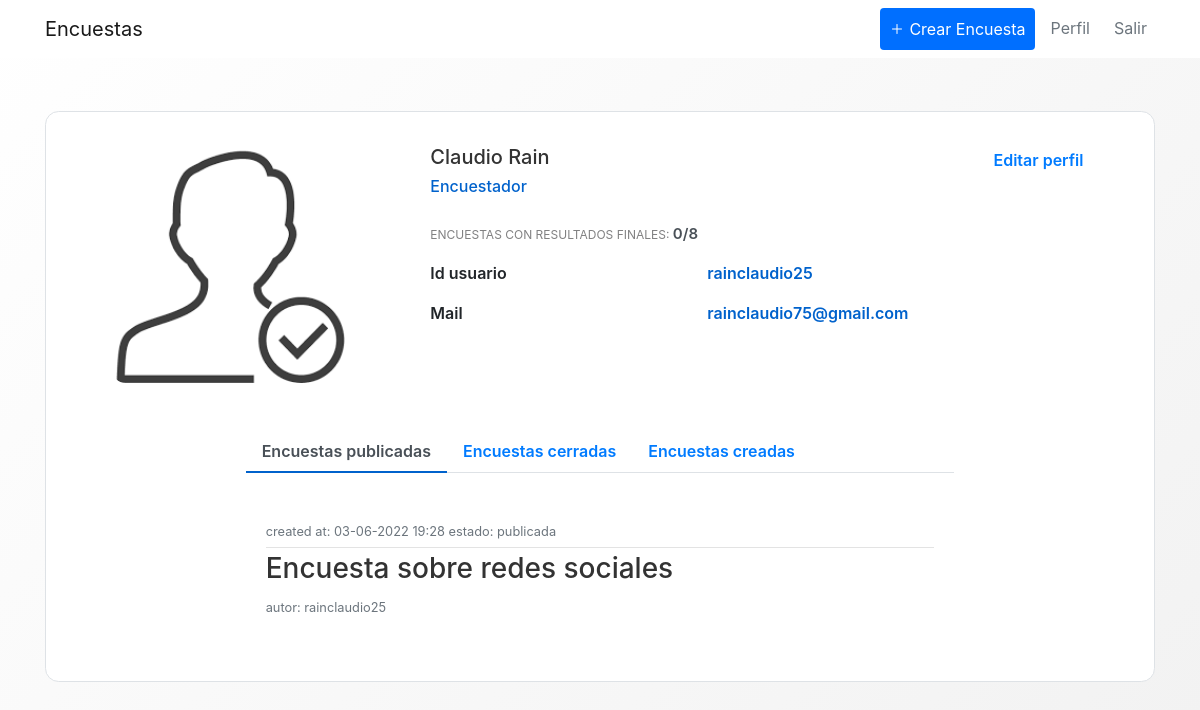
The app's page /profile (signed in) with its own data.
### encuestas/models.py (models this page shows, shortened)
class User(db.Model,UserMixin):
    id = db.Column(db.Integer, primary_key=True)
    username = db.Column(db.String(20), unique=True, nullable=False)
    name = db.Column(db.String(20), nullable=False)
    email = db.Column(db.String(120), unique=True, nullable=False)
    image_file = db.Column(db.String(20), nullable=False, default='default.jpg')
    password = db.Column(db.String(60), nullable=False)
    posts = db.relationship('Post', backref='author', lazy=True)
    tipo = db.Column(db.String(20), nullable=False)
    visible_inf = db.Column(db.String(20), nullable=False, default=True)

class Encuesta(db.Model):
    id = db.Column(db.Integer, primary_key = True)
    title = db.Column(db.String(100),nullable = False)
    description = db.Column(db.String(1000), nullable = False)
    image_file = db.Column(db.String(20), nullable=False, default='default.jpg')
    date_created = db.Column(db.DateTime, nullable = False, default = datetime.utcnow)
    date_posted = db.Column(db.DateTime, default = datetime.utcnow)
    user_id = db.Column(db.Integer, db.ForeignKey('user.id'),nullable = False)
    preguntas = db.relationship('Pregunta', backref = 'content', lazy = True)
    estado =  db.Column(db.String(100), default = "creada")

### encuestas/routes.py (the view)
@app.route("/profile", methods=['GET', 'POST'])
@login_required
def profile():
    form = updatePerfil()
    respuesta = Respuesta.query.filter_by(id_usuario = current_user.username)
    if form.validate_on_submit():
        if form.picture.data:
            picture_file = guardarfoto(form.picture.data)
            current_user.image_file = picture_file
        current_user.name = form.name.data
        current_user.email = form.email.data
        current_user.visible_inf = form.visible.data
        db.session.commit()
        flash('Tus datos han sido actualizados', 'success')
        return redirect(url_for('profile'))
    elif request.method == 'GET':
        form.name.data = current_user.name
        form.email.data = current_user.email
    lista_query= []
    encuest = {}
    for i in respuesta:
        datet =  i.date
        encuest[i.date.strftime("%d/%m/%Y %H:%M:%S")] = i.id_encuesta
        encRESP = Encuesta.query.filter_by(id = i.id_encuesta )
    for i in encuest:
        print(encuest[i])
        lista_query.append(Encuesta.query.filter_by(id = encuest[i]  ))
    if len(lista_query) ==0:
        lista_query = 0
    encPUBLIC = Encuesta.query.filter_by(user_id = current_user.username,estado = "publicada" )
    encCREATE = Encuesta.query.filter_by(user_id = current_user.username,estado = "creada" )
    encCLOSED = Encuesta.query.filter_by(user_id = current_user.username,estado = "cerrada" )
    TOTAL=len(encuest)
    TOTALC=0
    tipo = False
    perfil_usuario =  'profile_encuestado.html'
    if current_user.tipo == '1':
        tipo = True
        perfil_usuario =  'profile_encuestador.html'
        for i in encPUBLIC:
            TOTAL=TOTAL+1
        for i in encCREATE:
            TOTAL=TOTAL+1
        for i in encCLOSED:
            TOTALC=TOTALC+1
    image_file = url_for('static', filename= 'profile_pics/' + current_user.image_file)
    return render_template(perfil_usuario, title='Profile', image_file=image_file , encPUBLIC = encPUBLIC, form = form, encCREATE=encCREATE, encCLOSED=encCLOSED, TOTAL =TOTAL+TOTALC, TOTALC  =  TOTALC, tipo=tipo, lista_query=lista_query)

### encuestas/forms.py (shortened to what this page needs)
class updatePerfil(FlaskForm):
    name = StringField('Nombre',
                           validators=[DataRequired(), Length(min=2, max=20)])
    email = StringField('Email',
                        validators=[DataRequired(), Email()])
    submit = SubmitField('Actualiza tu información')
    picture = FileField('Actualiza foto de perfil', validators=[FileAllowed(['jpg','png'])])
    visible = BooleanField('Sí, quiero mi información visible en el perfil', default=True)

### encuestas/models.py (called while the page is built)
@login_manager_.user_loader
def load_user(user_id):
    return User.query.get(int(user_id))

### encuestas/templates/profile_encuestador.html (shortened to what this page needs)
{% extends "layout.html" %}
{% block content %}
<link href="//maxcdn.bootstrapcdn.com/bootstrap/4.1.1/css/bootstrap.min.css" rel="stylesheet" id="bootstrap-css">
<div class="container emp-profile border">
                <div class="row">
                    <div class="col-md-4">
                        <div class="profile-img  rounded-circle ">
                            <img src = "{{image_file}}" alt=""/>
                        </div>
                    </div>
                    <div class="col-md-6">
                        <div class="profile-head">
                                    <h5>
                                        {{current_user.name}}
                                    </h5>
                                    <h6>
                                        {% if tipo %}
                                            Encuestador
                                        {%    else %}
                                            Encuestado
                                        {%    endif %}
                                    </h6>
                                    <p class="proile-rating">ENCUESTAS CON RESULTADOS FINALES: <span>{{TOTALC}}/{{TOTAL}}</span></p>
                                    <div class="tab-content profile-tab" id="myTabContent">
                                        {% if current_user.visible_inf == '1' %}
                                        <div class="tab-pane fade show active" id="home" role="tabpanel" aria-labelledby="home-tab">
                                            <div class="row tab-pane fade show active " id="home" role="tabpanel" aria-labelledby="home-tab">
                                                <div class="col-md-6">
                                                    <label>Id usuario</label>
                                                </div>
                                                <div class="col-md-6">
                                                    <p>{{current_user.username}}</p>
                                                </div>
                                                <div class="col-md-6">
                                                    <label>Mail</label>
                                                </div>
                                                <div class="col-md-6">
                                                    <p>{{current_user.email}}</p>
                                                </div>
                                            </div>
                                        </div>
                                        {%    endif %}
                                    </div>
                        </div>
                    </div>
                    <div class="col-md-2">
                        <input  type="button" value="Editar perfil" class="profile-edit-btn btn-outline-primary" id="btn"  >
                    </div>
                </div>
                <div class="row-md-2">
                    <br>
                    <br>
                </div>
                <div class="row">
                    <div class="col-md-2">
                    </div>
                    <div class="col-md-8 profile-head">
                        <ul class="nav nav-tabs" id="myTab" role="tablist">
                            <li class="nav-item">
                                <a class="nav-link active" id="open-tab" data-toggle="tab" href="#open" role="tab" aria-controls="open" aria-selected="true">Encuestas publicadas</a>
                            </li>
                            <li class="nav-item">
                                <a class="nav-link" id="profile-tab" data-toggle="tab" href="#close" role="tab" aria-controls="close" aria-selected="false">Encuestas cerradas</a>
                            </li>
                            <li class="nav-item">
                                <a class="nav-link" id="profile-tab" data-toggle="tab" href="#created" role="tab" aria-controls="created" aria-selected="false">Encuestas creadas</a>
                            </li>
                        </ul>
                        <div class="tab-content profile-tab" id="myTabContent">
                            <div class="tab-pane fade show active" id="open" role="tabpanel" aria-labelledby="open-tab">
                                        <div class="column">
                                            <div class="row-md-5">
                                            {% for encuesta in encPUBLIC %}
                                            <article class="media content-section">
                                                <div class="media-body">
                                                    <div class="article-metadata">
                                                        <small class="text-muted">
                                                            created at: {{encuesta.date_created.strftime('%d-%m-%Y %H:%M')}}
                                                        </small>
                                                        <small class="text-muted">
                                                            estado: {{encuesta.estado}}
                                                        </small>
                                                    </div>
                                                        <h2>
                                                            <a class="article-title"
                                                            href="{{ url_for('encuesta', encuesta_id=encuesta.id)}}"> <h3>{{ encuesta.title }} </h3></a>
                                                        </h2>
                                                        <small class="text-muted">
                                                            autor: {{encuesta.user_id}}
                                                        </small>
                                                    </div>
                                                </article>
                                                {% endfor %}
                                            </div>
                                        </div>
                            </div>
                        </div>
                    </div>
                </div>
        </div>
        {% endblock content %}

### encuestas/static/main.css (style rules this page uses)
body { font-family: "Roboto", sans-serif; font-weight: 400; background: #fafafa; color: #333; margin-top: 3.4rem; box-sizing: border-box; }
h1, h2, h3, h4, h5, h6 { color: #444444; }
.container { max-width: 70%; }
.content-section { background: #ffffff; padding: 10px 20px; border-radius: 3px; margin-bottom: 20px; }
.article-title { color: #333; }
.article-metadata { padding-bottom: 5px; margin-bottom: 4px; border-bottom: 1px solid #e3e3e3; }
html, body { width: 100%; height: 100%; }
body { background: linear-gradient(-45deg, #ffffff, #e4e4e4, #ffffff); background-size: 400% 400%; animation: gradient 15s ease; }
.emp-profile { padding: 3%; margin-top: 10%; margin-bottom: 10%; border-radius: 0.85rem; background: #fff; }
.profile-img { text-align: center; }
.profile-img img { width: 70%; height: 100%; border-radius: 0.85rem; }
.profile-head h5 { color: #333; }
.profile-head h6 { color: #0062cc; }
.profile-edit-btn { border: none; border-radius: 1.5rem; width: 70%; padding: 2%; font-weight: 600; color: #6c757d; cursor: pointer; }
.proile-rating { font-size: 12px; color: #818182; margin-top: 5%; }
.proile-rating span { color: #495057; font-size: 15px; font-weight: 600; }
.profile-head .nav-tabs { margin-bottom: 5%; }
.profile-head .nav-tabs .nav-link { font-weight: 600; border: none; }
.profile-head .nav-tabs .nav-link.active { border: none; border-bottom: 2px solid #0062cc; }
.profile-tab label { font-weight: 600; }
.profile-tab p { font-weight: 600; color: #0062cc; }

### records on screen
User: name "Claudio Rain", username "rainclaudio25", email "rainclaudio75@gmail.com"
Encuesta: date_created "03-06-2022 19:28", estado "publicada", title "Encuesta sobre redes sociales", user_id "rainclaudio25"

### other values on screen
{{ TOTALC }} "0"
{{ TOTAL }} "8"
